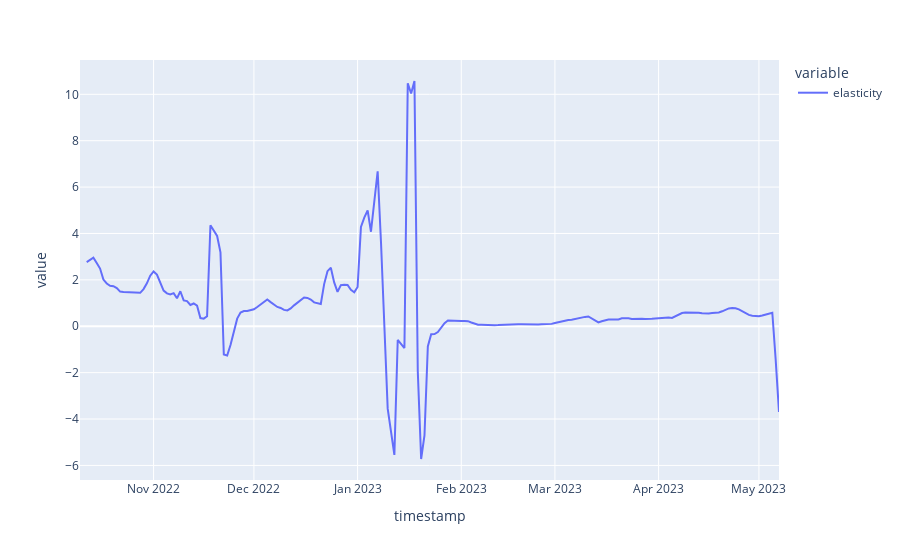

Source (notebook cell):
### Code cell
px.line(limited_df['elasticity'].rolling(3).mean())

### Figure 1 — Plotly figure (JSON) as saved in the notebook; plotly's stock layout.template omitted (floating-point values rounded to 4 significant figures; data arrays with more than 128 entries replaced by an {"elided": "..."} marker saying what was removed)
{"data": [{"hovertemplate": "variable=elasticity<br>timestamp=%{x}<br>value=%{y}<extra></extra>", "legendgroup": "elasticity", "line": {"color": "#636efa", "dash": "solid"}, "marker": {"symbol": "circle"}, "mode": "lines", "name": "elasticity", "orientation": "v", "showlegend": true, "type": "scatter", "x": {"elided": "207 str values"}, "xaxis": "x", "y": {"elided": "207 float values"}, "yaxis": "y"}], "layout": {"legend": {"title": {"text": "variable"}, "tracegroupgap": 0}, "margin": {"t": 60}, "xaxis": {"anchor": "y", "domain": [0, 1], "title": {"text": "timestamp"}}, "yaxis": {"anchor": "x", "domain": [0, 1], "title": {"text": "value"}}}}
